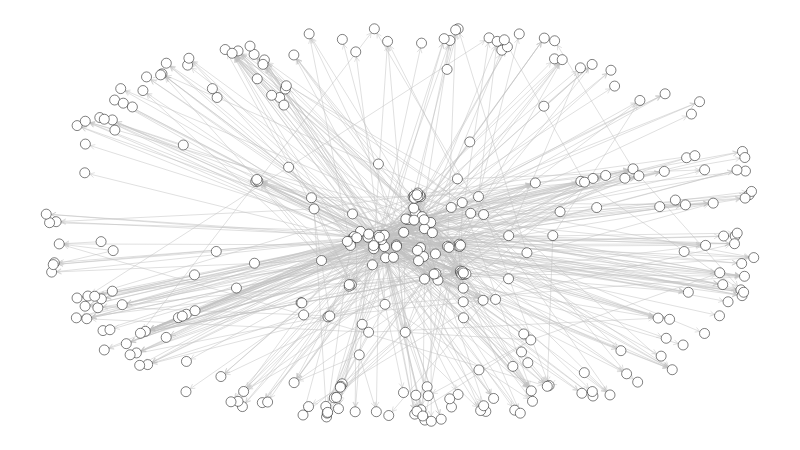

Notebook cell for this chart:
### Code cell
nodes_raw = sn.load_graph('quantum_V01.gml', has_pos=False)
for i in range(len(edges)):
    edges[i] =  (int(edges[i][0]),int(edges[i][1]))
    
nodes = nx.edge_subgraph(nodes_raw, edges)

sn.show_graph(nodes, nlab=False)

### Figure 1 — Plotly figure (JSON) as saved in the notebook; plotly's stock layout.template omitted (floating-point values rounded to 4 significant figures; data arrays with more than 128 entries replaced by an {"elided": "..."} marker saying what was removed)
{"data": [{"hoverinfo": "none", "line": {"color": "rgb(192, 192, 192)", "width": 0.5}, "mode": "lines", "type": "scatter", "uid": "9d60c5f4-f85e-11e8-a004-0c5415a87eaa", "x": {"elided": "7320 float values"}, "y": {"elided": "7320 float values"}}, {"hoverinfo": "none", "marker": {"color": "rgb(255, 255, 255)", "line": {"color": "rgb(0, 0, 0)", "width": 0.5}, "size": 10}, "mode": "markers+text", "text": [], "textfont": {"color": "rgb(0, 0, 0)"}, "textposition": "top center", "type": "scatter", "uid": "9d60c5f5-f85e-11e8-8194-0c5415a87eaa", "x": {"elided": "322 float values"}, "y": {"elided": "322 float values"}}], "layout": {"height": 450, "margin": {"b": 0, "l": 0, "r": 0, "t": 0}, "showlegend": false, "width": 800, "xaxis": {"showgrid": false, "showticklabels": false, "zeroline": false}, "yaxis": {"showgrid": false, "showticklabels": false, "zeroline": false}}}
